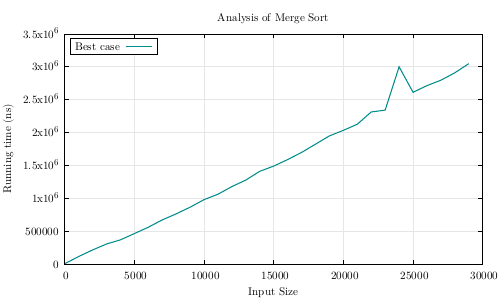

gnuplot code for this plot:
# autogenerated plotting script

set terminal pdfcairo enhanced color notransparent font "Latin Modern Math"
set output "plotM.pdf"

set style line 1 lc rgb "#008b8b" lw 1.5
set style line 2 lc rgb "#8b0000" lw 1.5
set style line 3 lc rgb "#8b8b00" dashtype 2 lw 1.5
set style line 4 lc rgb "#e6e6e6"

set title "Analysis of Merge Sort"
set xlabel "Input Size"
set ylabel "Running time (ns)" offset -0.5
set grid xtics ytics back ls 4

set key box top left spacing 1.5

plot "dataM.txt" using 1:2 with lines ls 1 title "Best case"
plot "dataM.txt" using 1:3 with lines ls 2 title "Worst case"
plot "dataM.txt" using 1:4 with lines ls 3 title "Avg case"

plot "dataM.txt" using 1:2 with lines ls 1 title "Best case",\
"dataM.txt" using 1:3 with lines ls 2 title "Worst case",\
"dataM.txt" using 1:4 with lines ls 3 title "Avg case"

set output